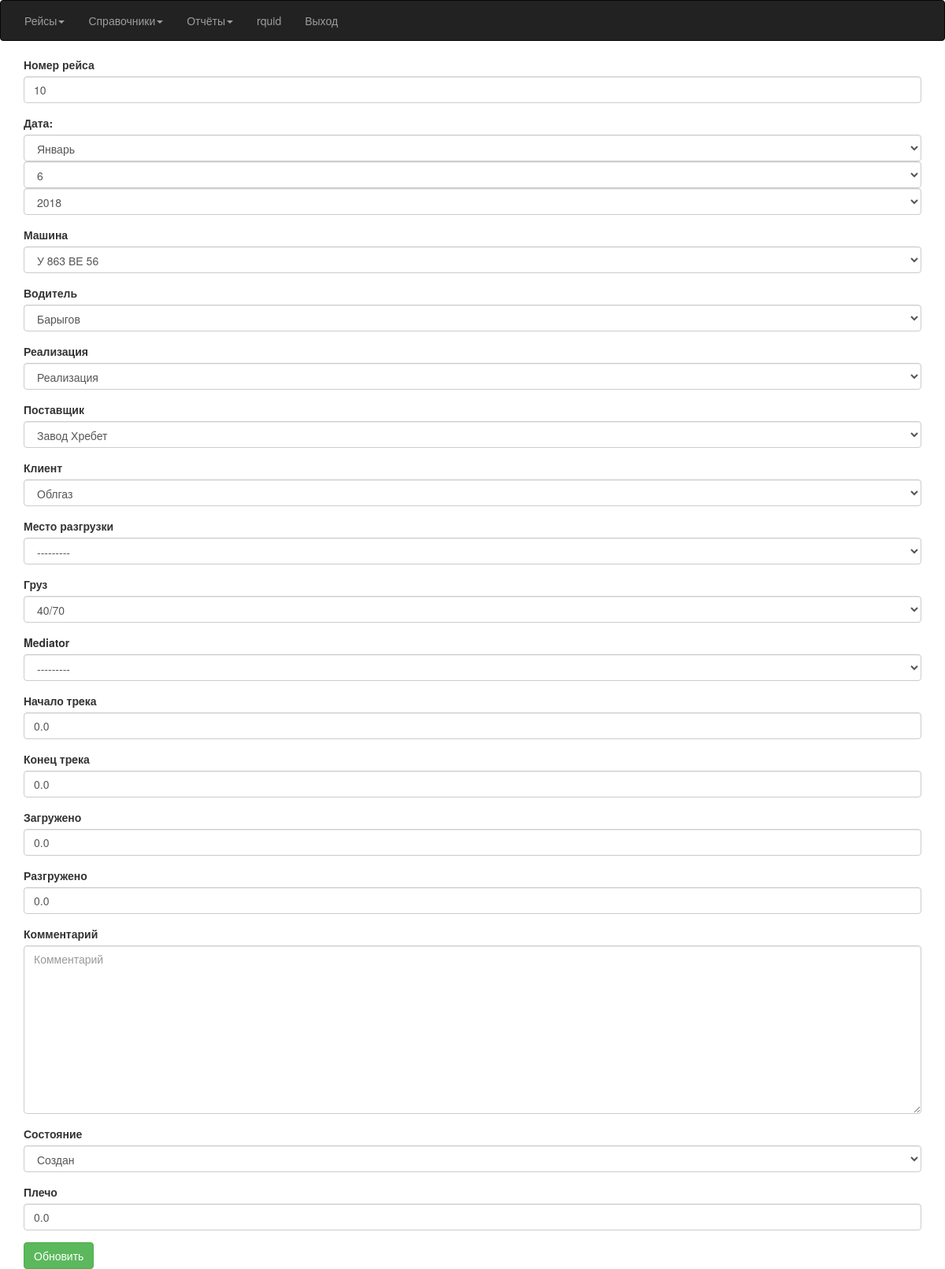
Page /Race/update20/ (signed in) on the committed database.
### Avtoregion/models.py (models this page shows, shortened)
class Race(models.Model):
    CREATE = 'Создан'
    LOAD = 'Загружен'
    UNLOAD = 'Выгружен'
    FINISH = 'Закончен'
    END = 'Проведен'
    ACCIDENT = 'Авария'
    STATE = (
        (CREATE, 'Создан'),
        (LOAD, 'Зазгружен'),
        (UNLOAD, 'Выгружен'),
        (FINISH, 'Закончена'),
        (END, 'Проведена'),
        (ACCIDENT, 'Авария'),
    )
    TYPE = (
        ('Реализация', 'Реализация'),
        ('Услуга', 'Услуга')
    )
    id_race = models.AutoField(primary_key=True)
    name_race = models.CharField(max_length=5, default='Рейс')
    race_date = models.DateField(default=date.today)
    car = models.ForeignKey(Car)
    driver = models.ForeignKey(Driver)
    type_ship = models.CharField(default=TYPE[0], choices=TYPE, max_length=10)
    supplier = models.ForeignKey(Supplier)
    customer = models.ForeignKey(Customer)
    shipment = models.ForeignKey(Shipment, null=True, blank=True)
    product = models.ForeignKey(Product)
    mediator = models.ForeignKey(Mediator, null=True, blank=True)
    s_milage = models.FloatField(default=0)
    e_milage = models.FloatField(default=0)
    weight_load = models.FloatField(default=0)
    weight_unload = models.FloatField(default=0)
    comm = models.TextField(null=True, blank=True)
    state = models.CharField(default=STATE[0], choices=STATE, max_length=9)
    shoulder = models.FloatField(default=0)
    create_time = models.DateTimeField(auto_now=True)

### Avtoregion/views.py (the view)
# urls.py: url(r'^Race/update(?P<pk>\d+)/$', views.RaceUpdate.as_view(), name='RaceUpdate'),
class RaceUpdate(SuccessMessageMixin, PermissionRequiredMixin, UpdateView):
    model = Race
    form_class = RaceForm
    success_message = "Рейс %(name_race)s обновлён успешно"
    permission_required = ('races.update_race',)

### Avtoregion/forms.py
class RaceForm(ModelForm):
    race_date = DateField(widget=SelectDateWidget(), initial=timezone.now, label='Дата:')
    class Meta:
        model = Race
        fields = '__all__'
        labels = {
            'name_race': 'Номер рейса',
            'car': 'Машина',
            'driver': 'Водитель',
            'type_ship': 'Реализация',
            'supplier': 'Поставщик',
            'customer': 'Клиент',
            'shipment': 'Место разгрузки',
            'product': 'Груз',
            's_milage': 'Начало трeка',
            'e_milage': 'Конец трeка',
            'weight_unload': 'Разгружено',
            'weight_load': 'Загружено',
            'shoulder': 'Плечо',
            'comm': 'Комментарий',
            'state': 'Состояние',
        }

### Avtoregion/models.py (called while the page is built)
    def __str__(self):
        return '%s' % self.name

    def __str__(self):
        return '%s' % self.name

    def __str__(self):
        return '%s' % self.name

    def __str__(self):
        return '%s' % self.name

    def __str__(self):
        return '%s' % self.number

### templates/Avtoregion/race_form.html (shortened to what this page needs)
{% extends "index.html" %}
{% load bootstrap3 %}
{% block content %}
 <div class="container table-responsive">
 <form action="" method="post">
 {% for field in form %}
	 {% bootstrap_field field %}
 {% endfor %}
	  {% buttons %}
        <button class="btn btn-success"> {% bootstrap_icon "star" %} Обновить</button>
	  {% endbuttons %}
</form>
 </div>
{% endblock %}

### templates/index.html (shortened to what this page needs)
{% load static %}
<!DOCTYPE html>
<html lang="ru">
<head>
	<link rel="stylesheet" href="{% static "css/bootstrap.min.css" %}">
	<link rel="stylesheet" href="https://cdnjs.cloudflare.com/ajax/libs/font-awesome/4.7.0/css/font-awesome.min.css">
	<link rel="stylesheet" href="{% static "css/daterangepicker.css" %}">
</head>
{% if user.is_anonymous %}
    <body>
    {% block login %}
    {% endblock %}
    </body>
{% else %}
    <body>
    <nav class="navbar navbar-inverse">
	    <div class="container-fluid">
		    <ul class="nav navbar-nav">
			    <li class="dropdown">
				    <a class="dropdown-toggle" data-toggle="dropdown" href="{% url 'Race' %}">Рейсы<span class="caret"></span></a>
			    </li>
			    <li class="dropdown">
				    <a class="dropdown-toggle" href="index.html" data-toggle="dropdown">Справочники<span class="caret"></span></a>
			    </li>
			    <li class="dropdown">
				    <a class="dropdown-toggle" data-toggle="dropdown" href="index.html">Отчёты<span class="caret"></span></a>
			    </li>
			    <li class="navbar-text">{{ user }}</li>
			    <li><a class="navbar-link" href="{% url 'logout' %}">Выход</a></li>
		    </ul>
	    </div>
    </nav>
		{% block content %}
		{% endblock %}
    </body>
{% endif %}
</html>

### rows in the picture
Race: name_race "10" "У 863 ВЕ 56" "Барыгов" "Реализация" "Завод Хребет" "Облгаз" "---------" "40/70" "---------" "0.0" "0.0" "0.0" "0.0" "Создан" "0.0"

### other values in the picture
{{ user }} "rquid"
